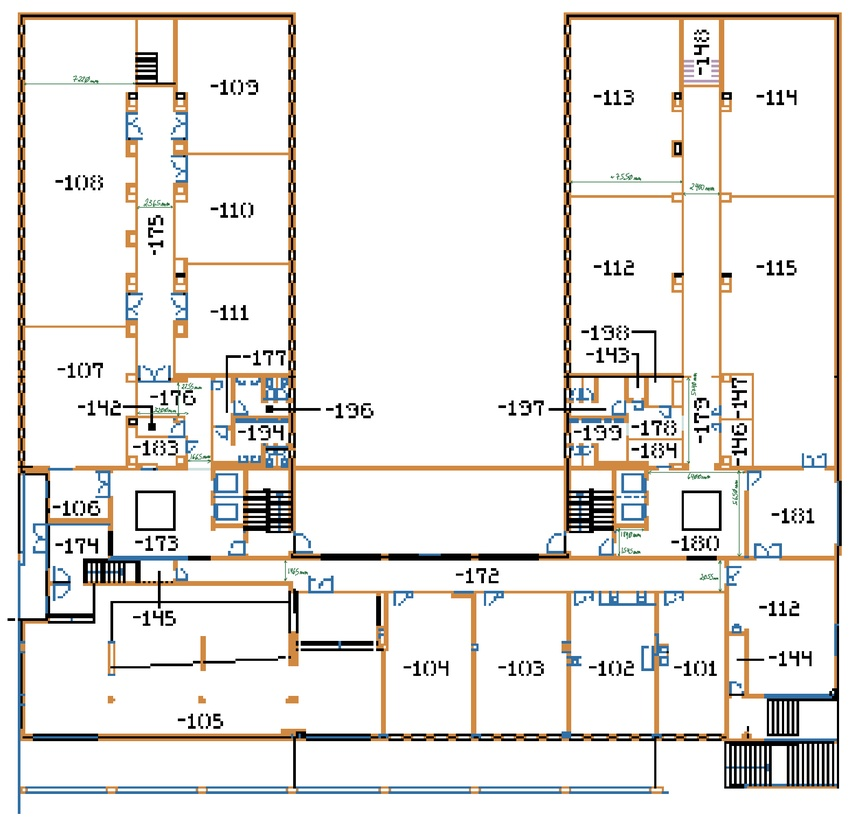
%> input picture doc/feup/feup-deec_floor(-1)_measures.jpg, 859 x 822 px, shrunk from 1594 x 1525 before the run
$ octave main_simplified.m   (GNU Octave 9; MATLAB toolbox functions it lacks are replaced by stand-ins)
%> lines starting %> are read from the running program, lines starting %| are printed output that depends on the picture
### src/feup/main.m
close all
clear all
clc

%% INITIALIZATION
% Distance samples from the building 2D image (px)
XX = [  132   40  114   31   25   62   41  132 ]';
XY = [  102  102   31   34   21   37 ]';
% Real distance samples from the real world (m)
YX = [ 7550 2400 6400 1890 1665 3200 2365 7220 ]';
YY = [ 5740 5650 1545 2055 1465 2255 ]';

%% READ BUILDING IMAGE FOR VISUALIZATION
img = imread("../../doc/feup/feup-deec_floor(-1)_measures.jpg");
%> img is the input picture: size 822x859x3 uint8; mean R, G, B 234.3, 231.9, 228.7

figure
imshow(img)

%% LINEAR LEAST SQUARES
% Scaling factors (mm / px)
Ax = XX \ YX
Ay = XY \ YY

%% SORTING
[~,ix]=sort(XX);
XX = XX(ix);
YX = YX(ix);
[~,iy]=sort(XY);
XY = XY(iy);
YY = YY(iy);

%% VISUALIZATION
figure
hold on
plot(XX,YX,'rx')
plot([0 max(XX)],[0 Ax*max(XX)],'b-')
grid on
xlabel('X (px) \rightarrow')
ylabel('X (mm) \rightarrow')
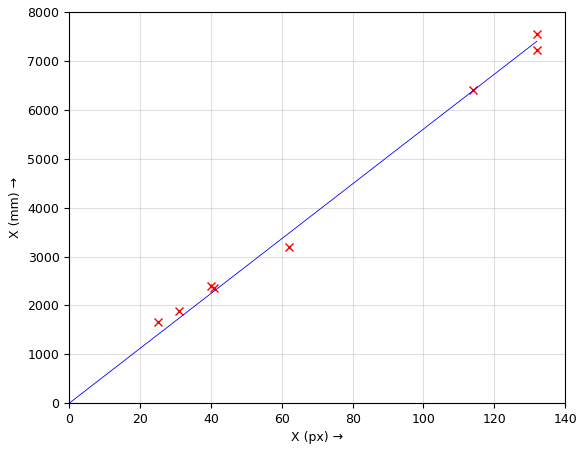
%> figure redrawn from the program's plot data

figure
hold on
plot(XY,YY,'rx')
plot([0 max(XY)],[0 Ay*max(XY)],'b-')
grid on
xlabel('X (px) \rightarrow')
ylabel('X (mm) \rightarrow')

### src/feup/main_simplified.m
main
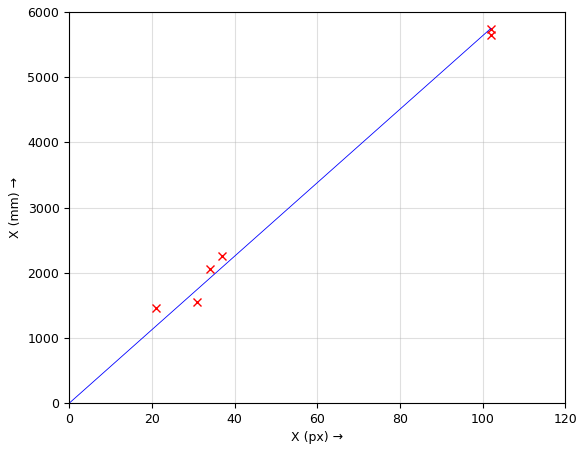
%> figure redrawn from the program's plot data

%% SIMPLIFICATION
% Distance samples from the building 2D image (px)
X = [ XX ; XY ];
% Real distance samples from the real world (m)
Y = [ YX ; YY ];

%% LINEAR LEAST SQUARES
% Scaling factors (mm / px)
A = X \ Y

%% SORTING
[~,ix]=sort(X);
X = X(ix);
Y = Y(ix);

%% VISUALIZATION
figure
hold on
plot(X,Y,'rx')
plot([0 max(X)],[0 A*max(X)],'b-')
grid on
xlabel('X , Y (px) \rightarrow')
ylabel('X , Y (mm) \rightarrow')

%% DEPARTMENT SIZE
img2 = imread("../../doc/feup/feup-deec_floor(-1)_cropped.png");
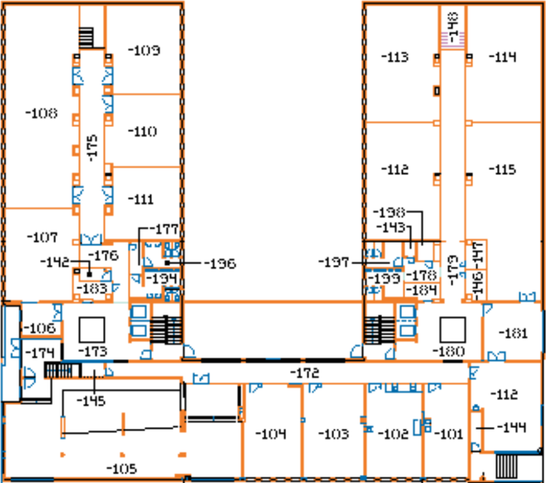
%> input picture doc/feup/feup-deec_floor(-1)_cropped.png, 546 x 483 px, shrunk from 1013 x 897 before the run
%> img2 is the input picture: size 483x546x3 uint8; mean R, G, B 235.1, 229.7, 225.4
size_department_px = size(img2);
%> size_department_px = [483 546 3]
size_department_mm = A*size_department_px;
%> size_department_mm = [27121.2 30658.8 168.5]
size_department_m  = size_department_mm/1000;
%> size_department_m = [27.12 30.66 0.168]
fliplr(size_department_m(1:2))
%> ans = [30.66 27.12]
